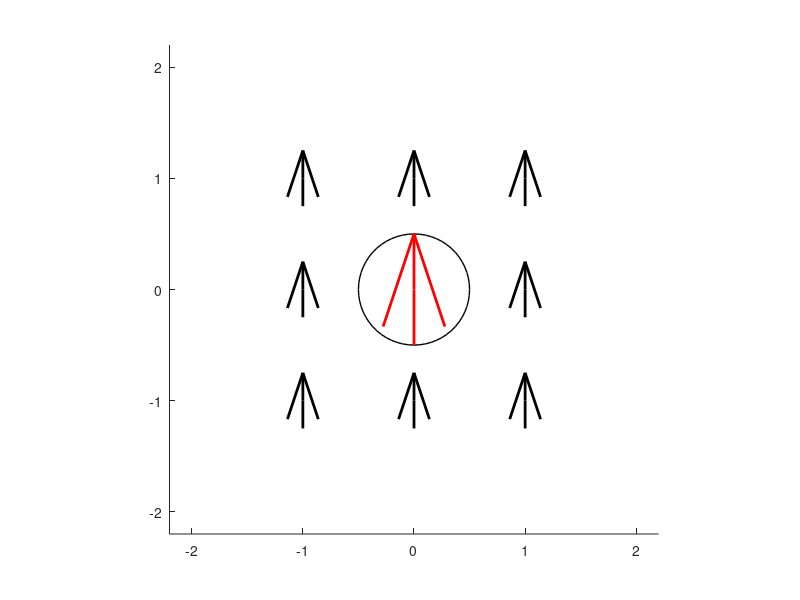
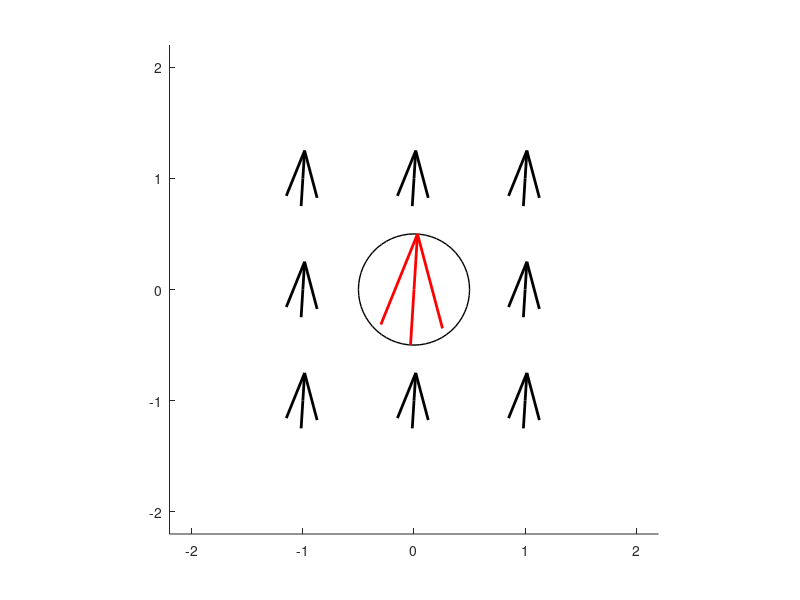
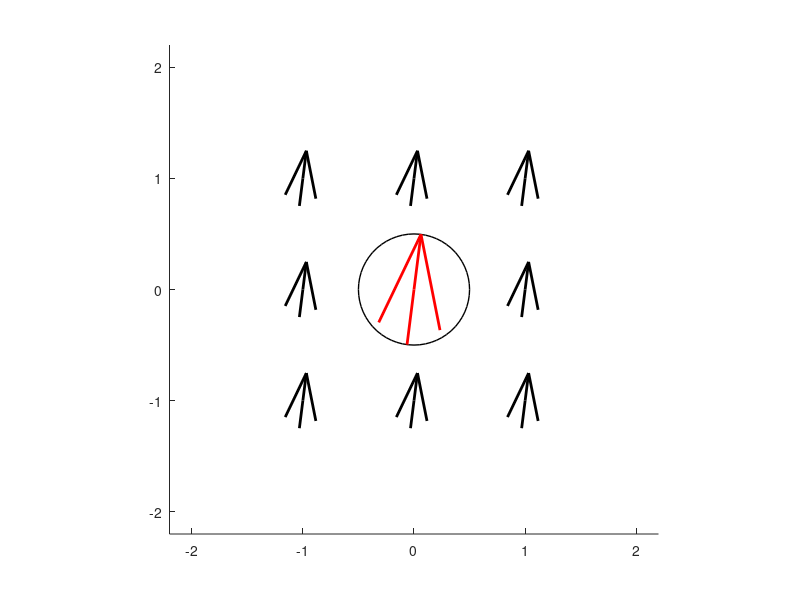
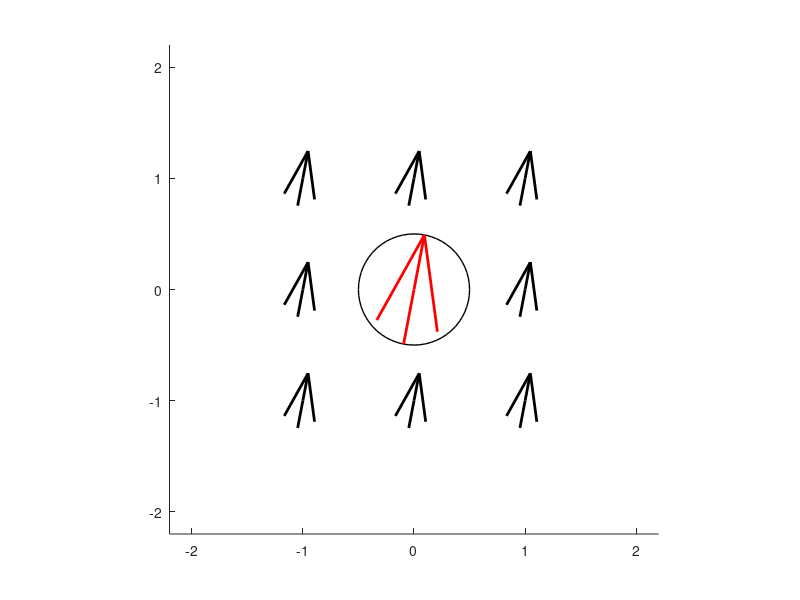

The MATLAB source for these figures, in order:
function eltrafgV2()
%An arrow spinning, then show approximation as boxcar in eltrafg2
%V2: Arrows spin about their center now, arrow traces width of ellipse * strength of field

fg = figure('Name', 'Elro Visualization', 'Color', [1 1 1]);
ax = axes(fg);

%Number of field arrows on each side
nf = 1;
[x,y] = meshgrid(-nf:nf, -nf:nf);
z = ones(nf*2+1);
z(nf+1,nf+1) = 0;
uu = zeros(nf*2+1);
vv = zeros(nf*2+1);
xlim(ax, 1.1 * (nf+1) * [-1 1]);
ylim(ax, 1.1 * (nf+1) * [-1 1]);
axis(ax, 'square');
hold(ax, 'on');

dt = 0.01; %Time sampling rate; arrows spin at 1Hz

tlag = 0; %Time lag of induced dipole

ar = []; %Field lines
arr = []; %Field lines rev
ar2 = []; %Induced dipole
ar2r=[];
%Rectangle with width 1.5, height 1
xlen = 1;
ylen = 1;
rectangle('Position', [-xlen -ylen xlen*2 ylen*2]/2, 'Curvature', [1 1], 'EdgeColor', [0 0 0], 'LineWidth', 1)
% rectangle('Position', [-1 -1 2 2]*.5, 'Curvature', 1, 'EdgeColor', [0 0 0], 'LineWidth', 1)

for i = 0:dt:1
    %Delete previous quiver [could update XUVData instead, but eh]
    delete(ar);
    delete(arr)
    delete(ar2);
    delete(ar2r);
    
    %Calculate new field position
    u = sin(2*pi*i)/2;
    v = cos(2*pi*i)/2;

    %Ellipse radial length r. Do this here before u,v get modulated
    r = xlen*ylen/sqrt(ylen^2*u^2+xlen^2*v^2)/2;
    
    %for electro trapping, modulate amp by abs sin x
    trapdir = 0; % 1 for x, -1 for y, otherwise regular elro
    switch trapdir
        case 1%trap along x
            u = u * abs(u)*2;
            v = v * abs(u)*2;
        case -1 %trap along y
            u = u * abs(v)*2;
            v = v * abs(v)*2;
    end
    
    %Ellipse's arrow
    u2 = u*r;
    v2 = v*r;
    %For some reason, this single arrow head's scale is wonky if it's just one arrow,
    % so make it the same size as regular u/v
    uu(nf+1,nf+1) = u2;
    vv(nf+1,nf+1) = v2;
    
    %Now that the arrows are two-sided, halve their length to keep original size
    u=u/2;
    v=v/2;
    
    ar = quiver(x,y,u*z,v*z,0, 'Color','k', 'AutoScale', 'off', 'MaxHeadSize', 1, 'LineWidth', 2 );%@lines, 1st
    arr = quiver(x,y,-u*z,-v*z,0, 'Color','k', 'ShowArrowHead', 'off', 'AutoScale', 'off', 'MaxHeadSize', 1, 'LineWidth', 2 );%@lines, 1st
    ar2 = quiver(x,y,uu,vv,0, 'Color', [1 0 0], 'AutoScale', 'off', 'MaxHeadSize', 1, 'LineWidth', 2); %@lines, 7th
    ar2r = quiver(x,y,-uu,-vv,0, 'Color', [1 0 0], 'AutoScale', 'off','ShowArrowHead', 'off', 'MaxHeadSize', 1, 'LineWidth', 2); %@lines, 7th
    pause(.01)
    print(sprintf('img%04d.png',round(i/dt)),'-dpng', '-r192')
end
